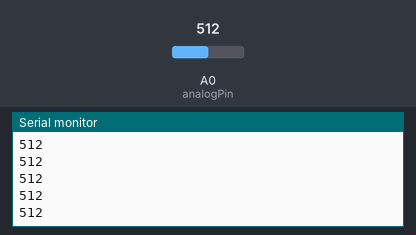
This sketch was run on a simulated Arduino Uno, built with avr-gcc and run on an emulated ATmega328P. Parts: the last lines printed to the serial monitor. Inputs (shaded band) come from the test bench; at power-on: A0 (analogPin) = 512.

Above: at 1.2 s.
1.3 s: A0 (analogPin) set to 716
At 2.0 s:
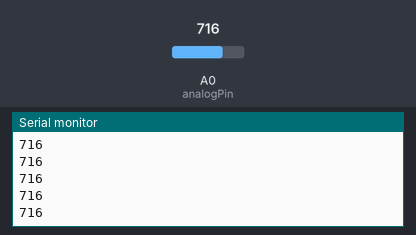
2.8 s: A0 (analogPin) set to 900
At 3.8 s:
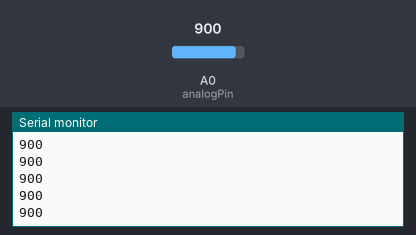
Timing chart, 0 to 5.8 s (numbered marks = the images above; inputs shaded):
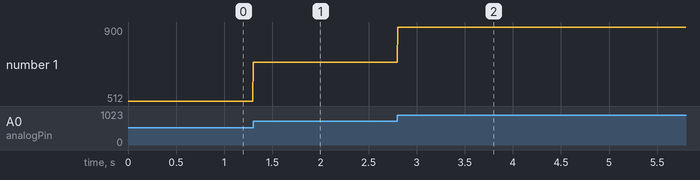

The sketch:

panasonic_hgc1100.ino
```cpp
// from https://github.com/abpydev/LouCOMAX_Controllers/blob/main/controllers/LOUCOMAX_LASER_CONTROL.ino


// Constants
const int analogPin = A0; // Pin A0 for analog input


void setup() {
  // Initialize the serial communication at a baud rate of 9600:
  Serial.begin(9600);
}

void loop() {
  // Read the analog input on pin A0:
  int sensorValue = analogRead(analogPin);

  // Print the sensor value to the Serial Monitor:
  Serial.println(sensorValue);

  // Delay in microseconds before next reading:
  delayMicroseconds(5000);
}
```

Measured:
- after the input at 1.3 s, the serial monitor: prints a new line at once (image 1)
- after the input at 2.8 s, the serial monitor: prints a new line at once (image 2)
- plotted number 1: 512 → 716 after the input at 1.3 s, 716 → 900 after the input at 2.8 s
